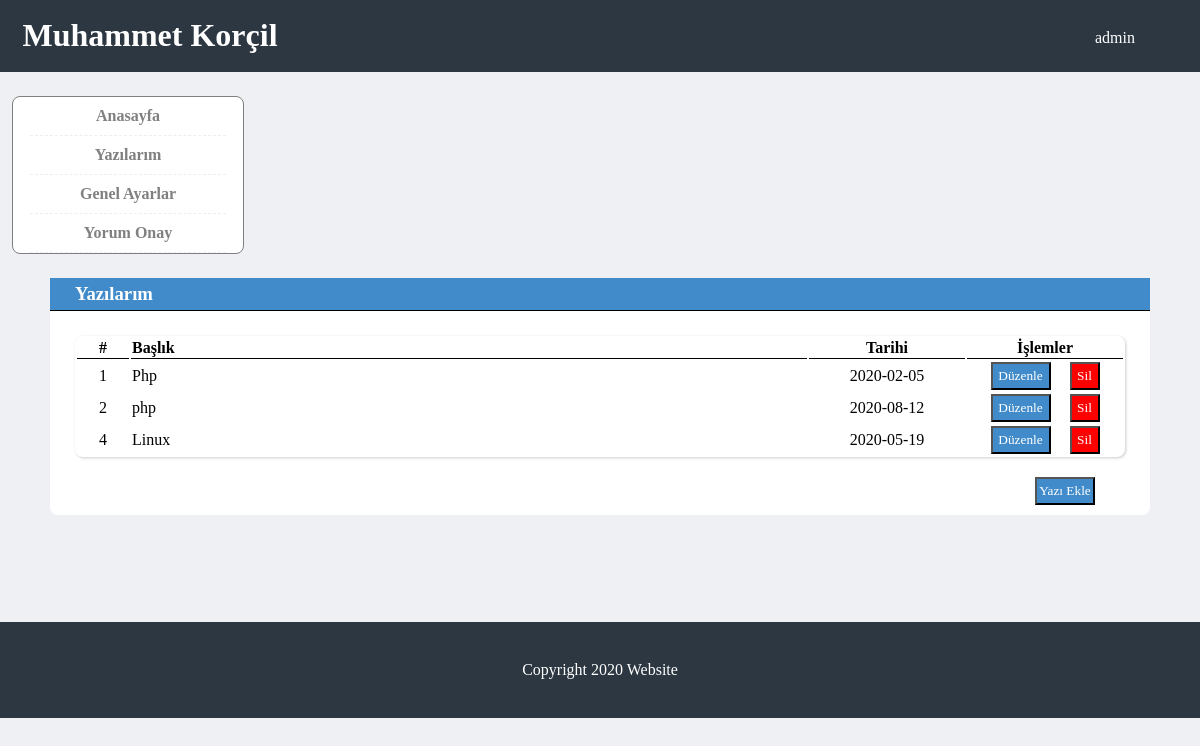
/admin/yazilarim.php (signed in), run on an earlier commit of the app's database.
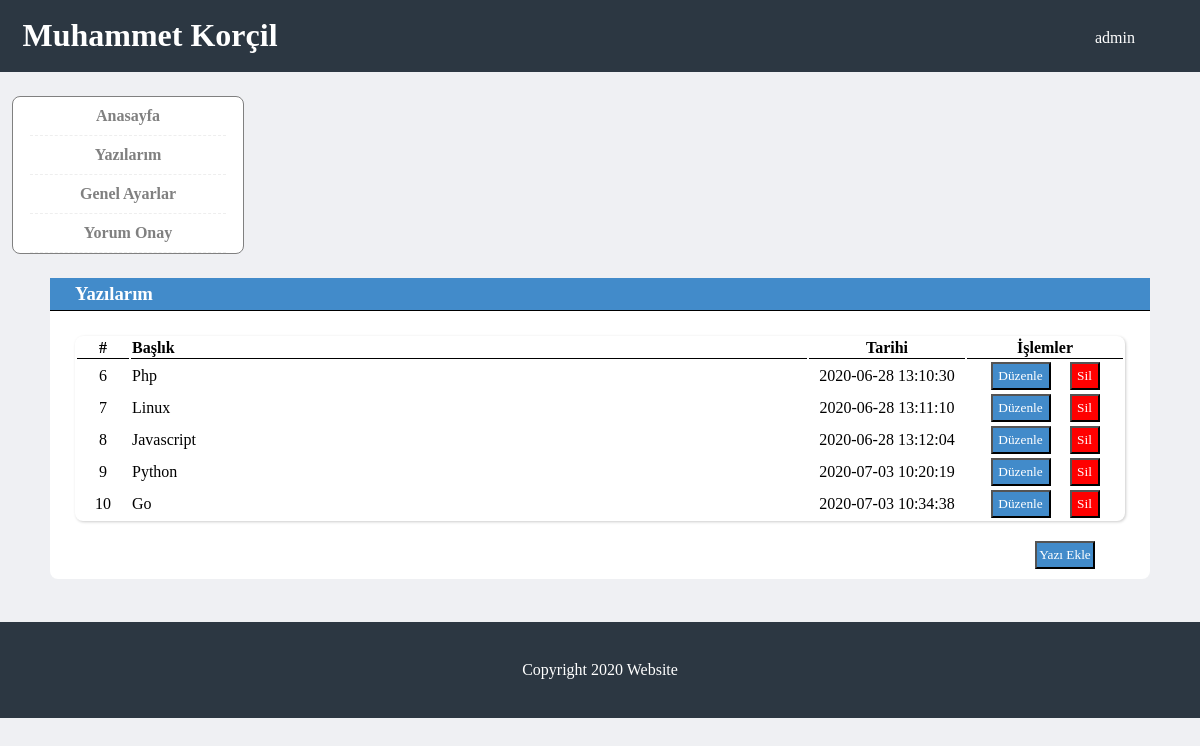
And on a later commit of the database.
### tables this page shows
CREATE TABLE `yazilarim` (
  `id` int(11) NOT NULL,
  `yazi_adi` varchar(255) NOT NULL,
  `yazi_link` varchar(255) NOT NULL,
  `yazi_aciklama` text NOT NULL,
  `yazi_tarih` timestamp NOT NULL DEFAULT current_timestamp()
);

### admin/yazilarim.php (the view, shortened to what this page needs)
<?php include 'header.php'; ?>
<?php include 'sidebar.php'; ?>
<div class="alert">
	<?php
	$query=$db->prepare("SELECT * FROM yazilarim");
	$query->execute();
	?>
</div>
<div class="container">
	<div class="right">
		<div class="panel-heading">
			<h3>Yazılarım</h3>
		</div>
		<div class="panel-info">
			<div class="heading">
				<table class="table">
					<thead>
						<tr>
							<th  width="5%">#</th>
							<th style="text-align: left;" width="65%">Başlık</th>
							<th  width="15%">Tarihi</th>
							<th  width="15%">İşlemler</th>
						</tr>
					</thead>
					<tbody>
						<?php
						$query =$db->prepare("SELECT * FROM yazilarim");
						$query->execute();
						$cek =$query->fetchALL(PDO::FETCH_ASSOC);
						foreach ($cek as $row) {
							?>
							<tr>
								<td><center><?php echo $row["id"]; ?></center></td>
								<td><?php echo $row["yazi_adi"]; ?></td>
								<td><center><?php echo $row["yazi_tarih"]; ?></center></td>
								<td>
									<center>
										<a href="yazi-duzenle.php?id=<?php echo $row["id"]; ?>" title="Düzenle"><button class="update">Düzenle</button></a>
										<a href="islem.php?yazisil_id=<?php echo $row["id"]; ?>" title="Sil"><button class="delete">Sil</button></a>
									</center>
								</td>
							</tr>
							<?php
						}
						?>
					</tbody>
				</table>
				<div class="insert-button"><a href="yazi-ekle.php" title="Yazı Ekle"><button class="insert">Yazı Ekle</button></a></div>
			</div>
		</div>
	</div>
</div>
<?php include 'footer.php'; ?>

### admin/header.php (shortened to what this page needs)
<!DOCTYPE html>
<html>
<head>
	<link rel="stylesheet" type="text/css" href="css\index.css">
</head>
<body>
	<div class="header">
		<div class="logo-title">
			<div class="logo"><h1>Muhammet Korçil</h1></div>
			<div class="nav">
				<ul>
					<li>
						<a href="#"><?php echo $_SESSION["admin_kadi"]; ?></a>
					</li>
				</ul>
			</div>
		</div>
	</div>
	<div class="container">

### admin/sidebar.php
<div class="sidebar-box">
	<div class="sidebar">
		<ul >
			<li class="current"><a href="index.php">Anasayfa</a></li>
			<li><a href="yazilarim.php">Yazılarım</a></li>
			<li><a href="genel-ayarlar.php">Genel Ayarlar</a></li>
			<li><a href="yorum-onay.php">Yorum Onay</a></li>
		</ul>
	</div>
</div>

### admin/footer.php
<footer>
    <div class="foot">
        <a href='#'>Copyright 2020 Website</a>
    </div>
</footer>
</body>
</html>

### admin/css/index.css (style rules this page uses)
* { box-sizing: border-box; margin: 0; font-family: "Times New Roman", Times, serif; }
body { background-color: #eff0f3; }
.header { width: 100%; margin: 0 auto; background-color: #2c3742; }
.logo-title { max-width:1300px; width: 100%; display: block; margin: 0 auto; min-height: 72px; height: 100%; }
.logo { color: white; float: left; margin-top: 12px; max-width:300px; width: 100%; padding: 5px; text-align: center; }
.nav { float: right; margin-top: 24px; max-width:136px; width: 100%; text-align: left; }
.nav ul { list-style: none; padding: 0; margin: 0; }
.nav li { width: 75%; }
.nav ul li a { text-decoration: none; display: block; color: white; text-align: center; padding: 5px; }
.container { width: 100%; min-height: 300px; height: 100%; margin-bottom: 250px; }
.sidebar-box { background-color: white; float: left; margin-top: 24px; margin-left: 12px; max-width: 232px; width: 100%; border: 1px solid gray; border-radius: 0.5em; }
.sidebar { margin: 0 auto; max-width:196px; width: 100%; text-align: center; }
.sidebar ul { margin: 0; padding: 0; list-style: none; }
.sidebar li { width: 100%; padding: 5px; border-bottom: 1px dashed #eee; }
.sidebar ul li a { text-decoration: none; display: block; font-weight: bold; color: grey; text-align: center; padding: 5px; }
.right { margin-right: 50px; float: right; background-color: white; max-width: 1100px; width: 100%; margin-top: 24px; border-radius: 0.5em; }
.panel-heading { width: 100%; background-color: #428bca; border-bottom:1px solid black; }
.panel-heading h3 { width: 100%; padding: 5px 25px; color: white; }
.panel-info { box-shadow: 1px 1px 3px #ccc; border-radius: 0.5em; background-color: white; max-width: 1050px; width: 100%; min-height: 100px; height: 100%; margin: 25px 0 25px 25px; }
table { max-width: 1050px; width: 100%; }
table th { border-bottom: 1px solid black; }
.insert { max-width: 60px; width: 100%; padding: 4px 2px; background-color: #428bca; color: white; }
.insert-button { float: right; width: 100px; padding: 10px; margin-top: 10px; }
.update { max-width: 60px; width: 100%; padding: 4px 2px; background-color: #428bca; color: white; }
.delete { max-width: 30px; width: 100%; margin-left: 15px; padding: 4px 2px; background-color: red; color: white; }
.alert { width: 300px; height: 75px; position: absolute; margin: auto 600px; }
footer { width: 100%; text-align: center; background-color: #2c3742; min-height: 96px; line-height: 96px; height: auto; }
.foot a { color: white; text-decoration: none; }

What changed in the data, as far as the page shows it:
removed yazilarim: id "1", yazi_adi "Php", yazi_tarih "2020-02-05"
removed yazilarim: id "2", yazi_adi "php", yazi_tarih "2020-08-12"
removed yazilarim: id "4", yazi_adi "Linux", yazi_tarih "2020-05-19"
added yazilarim: id "6", yazi_adi "Php", yazi_tarih "2020-06-28 13:10:30"
added yazilarim: id "7", yazi_adi "Linux", yazi_tarih "2020-06-28 13:11:10"
added yazilarim: id "8", yazi_adi "Javascript", yazi_tarih "2020-06-28 13:12:04"
added yazilarim: id "9", yazi_adi "Python", yazi_tarih "2020-07-03 10:20:19"
added yazilarim: id "10", yazi_adi "Go", yazi_tarih "2020-07-03 10:34:38"
